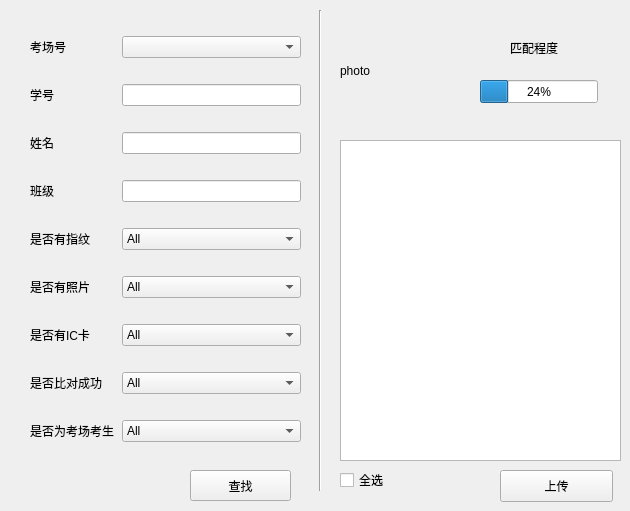
      <widget class="QWidget" name="Upload_tab">
       <attribute name="title">
        <string>数据上传</string>
       </attribute>
       <widget class="QPushButton" name="search_buttn">
        <property name="geometry">
         <rect>
          <x>190</x>
          <y>470</y>
          <width>101</width>
          <height>31</height>
         </rect>
        </property>
        <property name="text">
         <string>查找</string>
        </property>
       </widget>
       <widget class="QLabel" name="infosamerate">
        <property name="geometry">
         <rect>
          <x>510</x>
          <y>40</y>
          <width>60</width>
          <height>16</height>
         </rect>
        </property>
        <property name="text">
         <string>匹配程度</string>
        </property>
       </widget>
       <widget class="QProgressBar" name="info_samebar">
        <property name="geometry">
         <rect>
          <x>480</x>
          <y>80</y>
          <width>118</width>
          <height>23</height>
         </rect>
        </property>
        <property name="value">
         <number>24</number>
        </property>
       </widget>
       <widget class="Line" name="line_4">
        <property name="geometry">
         <rect>
          <x>310</x>
          <y>10</y>
          <width>20</width>
          <height>481</height>
         </rect>
        </property>
        <property name="orientation">
         <enum>Qt::Vertical</enum>
        </property>
       </widget>
       <widget class="QLabel" name="info_photo">
        <property name="geometry">
         <rect>
          <x>340</x>
          <y>20</y>
          <width>81</width>
          <height>101</height>
         </rect>
        </property>
        <property name="text">
         <string>photo</string>
        </property>
       </widget>
       <widget class="QWidget" name="layoutWidget">
        <property name="geometry">
         <rect>
          <x>30</x>
          <y>10</y>
          <width>271</width>
          <height>461</height>
         </rect>
        </property>
        <layout class="QGridLayout" name="gridLayout_5">
         <property name="horizontalSpacing">
          <number>8</number>
         </property>
         <property name="verticalSpacing">
          <number>0</number>
         </property>
         <item row="1" column="0">
          <widget class="QLabel" name="identExamnum_label">
           <property name="text">
            <string>考场号</string>
           </property>
          </widget>
         </item>
         <item row="2" column="1">
          <widget class="QLineEdit" name="identId_lineEdit">
           <property name="maximumSize">
            <size>
             <width>180</width>
             <height>16777215</height>
            </size>
           </property>
          </widget>
         </item>
         <item row="2" column="0">
          <widget class="QLabel" name="identId_label">
           <property name="maximumSize">
            <size>
             <width>65</width>
             <height>16777215</height>
            </size>
           </property>
           <property name="text">
            <string>学号</string>
           </property>
          </widget>
         </item>
         <item row="1" column="1">
          <widget class="QComboBox" name="identExamnum_comboBox"/>
         </item>
         <item row="3" column="0">
          <widget class="QLabel" name="identName_label">
           <property name="maximumSize">
            <size>
             <width>65</width>
             <height>16777215</height>
            </size>
           </property>
           <property name="text">
            <string>姓名</string>
           </property>
          </widget>
         </item>
         <item row="3" column="1">
          <widget class="QLineEdit" name="identName_lineEdit">
           <property name="maximumSize">
            <size>
             <width>180</width>
             <height>16777215</height>
            </size>
           </property>
          </widget>
         </item>
         <item row="4" column="0">
          <widget class="QLabel" name="identClass_label">
           <property name="maximumSize">
            <size>
             <width>65</width>
             <height>16777215</height>
            </size>
           </property>
           <property name="text">
            <string>班级</string>
           </property>
          </widget>
         </item>
         <item row="4" column="1">
          <widget class="QLineEdit" name="identClass_lineEdit">
           <property name="maximumSize">
            <size>
             <width>180</width>
             <height>16777215</height>
            </size>
           </property>
          </widget>
         </item>
         <item row="5" column="0">
          <widget class="QLabel" name="identFinger_label">
           <property name="maximumSize">
            <size>
             <width>65</width>
             <height>16777215</height>
            </size>
           </property>
           <property name="text">
            <string>是否有指纹</string>
           </property>
          </widget>
         </item>
         <item row="5" column="1">
          <widget class="QComboBox" name="identFinger_combox">
           <property name="maximumSize">
            <size>
             <width>180</width>
             <height>16777215</height>
            </size>
           </property>
           <item>
            <property name="text">
             <string>All</string>
            </property>
           </item>
           <item>
            <property name="text">
             <string>False</string>
            </property>
           </item>
           <item>
            <property name="text">
             <string>True</string>
            </property>
           </item>
          </widget>
         </item>
         <item row="6" column="0">
          <widget class="QLabel" name="identFace_label">
           <property name="maximumSize">
            <size>
             <width>65</width>
             <height>16777215</height>
            </size>
           </property>
           <property name="text">
            <string>是否有照片</string>
           </property>
          </widget>
         </item>
         <item row="6" column="1">
          <widget class="QComboBox" name="identFace_combox">
           <property name="maximumSize">
            <size>
             <width>180</width>
             <height>16777215</height>
            </size>
           </property>
           <item>
            <property name="text">
             <string>All</string>
            </property>
           </item>
           <item>
            <property name="text">
             <string>False</string>
            </property>
           </item>
           <item>
            <property name="text">
             <string>True</string>
            </property>
           </item>
          </widget>
         </item>
         <item row="7" column="0">
          <widget class="QLabel" name="identIC_label">
           <property name="maximumSize">
            <size>
             <width>65</width>
             <height>16777215</height>
            </size>
           </property>
           <property name="text">
            <string>是否有IC卡</string>
           </property>
          </widget>
         </item>
         <item row="7" column="1">
          <widget class="QComboBox" name="identIC_combox">
           <property name="maximumSize">
            <size>
             <width>180</width>
             <height>16777215</height>
            </size>
           </property>
           <item>
            <property name="text">
             <string>All</string>
            </property>
           </item>
           <item>
            <property name="text">
             <string>False</string>
            </property>
           </item>
           <item>
            <property name="text">
             <string>True</string>
            </property>
           </item>
          </widget>
         </item>
         <item row="8" column="0">
          <widget class="QLabel" name="label">
           <property name="text">
            <string>是否比对成功</string>
           </property>
          </widget>
         </item>
         <item row="8" column="1">
          <widget class="QComboBox" name="identIsmatch_comboBox">
           <item>
            <property name="text">
             <string>All</string>
            </property>
           </item>
           <item>
            <property name="text">
             <string>False</string>
            </property>
           </item>
           <item>
            <property name="text">
             <string>True</string>
            </property>
           </item>
          </widget>
         </item>
         <item row="9" column="0">
          <widget class="QLabel" name="label_2">
           <property name="text">
            <string>是否为考场考生</string>
           </property>
          </widget>
         </item>
         <item row="9" column="1">
          <widget class="QComboBox" name="identIsappend_comboBox">
           <item>
            <property name="text">
             <string>All</string>
            </property>
           </item>
           <item>
            <property name="text">
             <string>False</string>
            </property>
           </item>
           <item>
            <property name="text">
             <string>True</string>
            </property>
           </item>
          </widget>
         </item>
        </layout>
       </widget>
       <widget class="QPushButton" name="identUpload_buttn">
        <property name="geometry">
         <rect>
          <x>500</x>
          <y>470</y>
          <width>113</width>
          <height>32</height>
         </rect>
        </property>
        <property name="text">
         <string>上传</string>
        </property>
       </widget>
       <widget class="QCheckBox" name="identChoicall_checkbox">
        <property name="geometry">
         <rect>
          <x>340</x>
          <y>470</y>
          <width>87</width>
          <height>20</height>
         </rect>
        </property>
        <property name="text">
         <string>全选</string>
        </property>
       </widget>
       <widget class="QWidget" name="verticalLayoutWidget_7">
        <property name="geometry">
         <rect>
          <x>340</x>
          <y>140</y>
          <width>281</width>
          <height>321</height>
         </rect>
        </property>
        <layout class="QVBoxLayout" name="verticalLayout_4">
         <item>
          <widget class="QTableView" name="tableView"/>
         </item>
        </layout>
       </widget>
      </widget>
